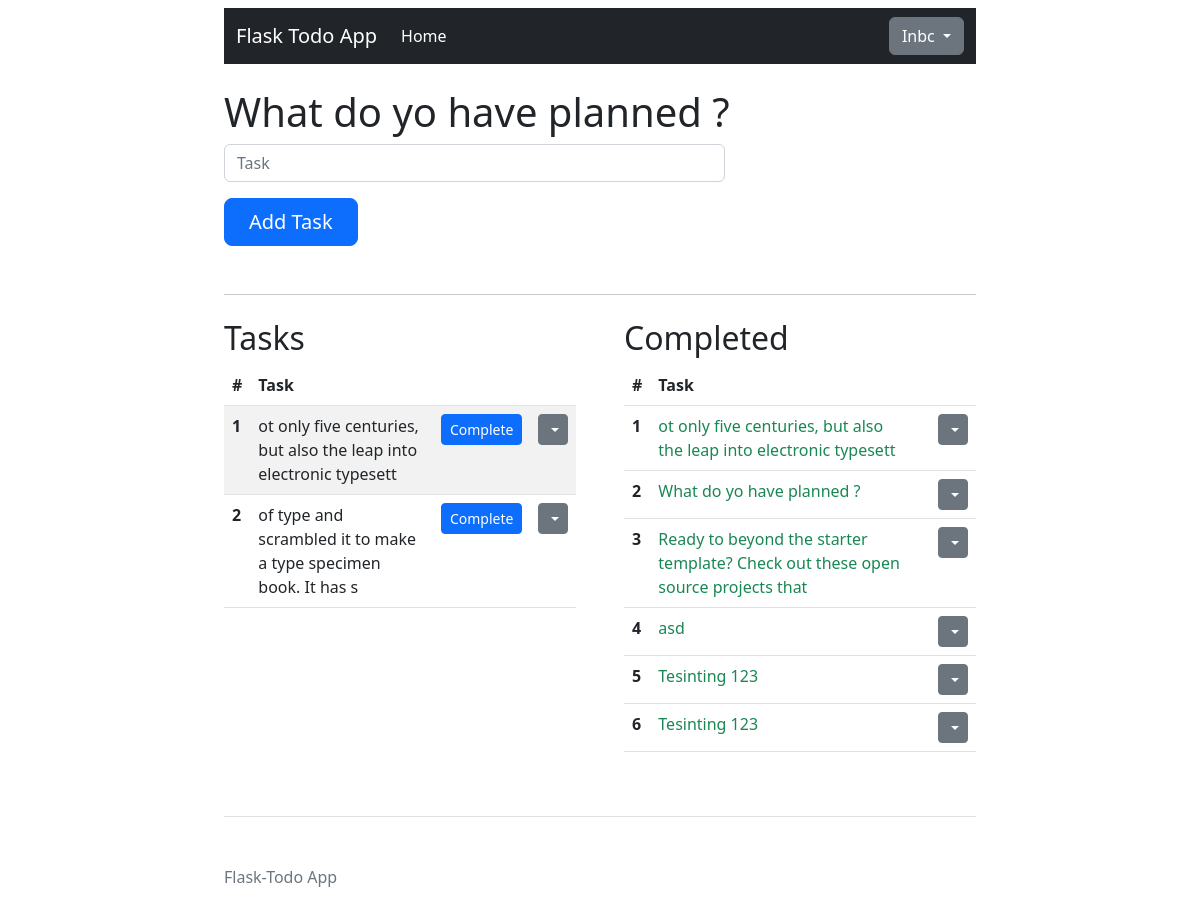
Screenshot of / (signed in) with the database file from the repository.
### TODO/models.py (models this page shows, shortened)
class User(db.Model, UserMixin):
    __tablename__ = 'user'
    id = db.Column(db.Integer, primary_key=True)
    username = db.Column(db.String(80))
    password_hash = db.Column(db.String(200))
    todos = db.relationship('Todo', backref='user')

class Todo(db.Model):
    __tablename_ ='todo'
    id = db.Column(db.Integer, primary_key=True)
    title = db.Column(db.String(80))
    date = db.Column(db.DateTime(), default=datetime.now)
    complete = db.Column(db.Boolean, default=False)
    user_id = db.Column(db.Integer, db.ForeignKey('user.id'))

### TODO/routes.py (the view, shortened to what this page needs)
@app.route('/', methods=['GET','POST'])
@login_required
def index():
    form = TodoForm()
    todos = Todo.query.order_by(Todo.id.desc()).all()
    return render_template('index.html', form=form, todos=todos)

### TODO/forms.py
class TodoForm(FlaskForm):
	title = StringField(validators=[DataRequired()])
	submit = SubmitField('Add Task')

### TODO/models.py (called while the page is built)
@login_manager.user_loader
def load_user(user_id):
    return User.query.get(user_id)

### TODO/templates/index.html (shortened to what this page needs)
{% extends '__base.html' %}
{% block content %}
    <h1>What do yo have planned ?</h1>
    <form class="fs-5 col-md-8" action="" method="post">
      <div class="form-group">
        {{ form.title(class='form-control', placeholder='Task ') }}
      </div>
    <div class="mb-5 my-3">
      {{ form.submit(class='btn btn-primary btn-lg px-4') }}
    </div>
    </form>
    <hr class="my-4">
    <div class="row g-5">
      <div class="col-md-6">
        <h2>Tasks</h2>
        <table class="table table-hover table-striped">
          <thead>
            <tr>
              <th scope="col">#</th>
              <th scope="col">Task</th>
              <th scope="col"></th>
              <th scope="col"></th>
            </tr>
          </thead>
          <tbody>
            {% set count = namespace(value=1) %}
            {% for todo in todos %}
            {% if not todo.complete %}
            <tr>
                <th scope="row">{{ count.value }}</th>
              {% set count.value = count.value + 1 %}
              <td>{{todo.title}}</td>
              <td>
                <a href="{{ url_for('complete_todo', todo_id=todo.id, complete='true') }}" class="btn btn-primary btn-sm">Complete</a>
              </td>
              <td>
                <div class="dropdown">
                <button class="btn btn-secondary btn-sm dropdown-toggle" type="button" id="dropdownMenuButton1" data-bs-toggle="dropdown"
                  aria-expanded="false">
                </button>
              </div>
            </td>
            </tr>
            {% endif %}
            {% endfor %}
          </tbody>
        </table>
      </div>
      <div class="col-md-6">
        <h2>Completed</h2>
        <table class="table table-hover">
          <thead>
            <tr>
              <th scope="col">#</th>
              <th scope="col">Task</th>
              <th scope="col"></th>
              <th scope="col"></th>
            </tr>
          </thead>
          <tbody>
            {% set count = namespace(value=1) %}
            {% for todo in todos %}
            {% if todo.complete %}
            <tr>
              <th scope="row">{{ count.value }}</th>
              {% set count.value = count.value + 1 %}
              <td class="text-success">{{todo.title}}</td>
              <td>
              </td>
              <td>
                <div class="dropdown">
                  <button class="btn btn-secondary btn-sm dropdown-toggle" type="button" id="dropdownMenuButton1"
                    data-bs-toggle="dropdown" aria-expanded="false">
                  </button>
                </div>
              </td>
            </tr>
            {% endif %}
            {% endfor %}
          </tbody>
        </table>
      </div>
    </div>
    {% endblock %}

### TODO/templates/__base.html (shortened to what this page needs)
<!doctype html>
<html lang="en">
<head>
    <link href="https://cdn.jsdelivr.net/npm/bootstrap@5.2.3/dist/css/bootstrap.min.css" rel="stylesheet"
>
    <link href="{{ url_for('static', filename='css/index.css') }}" rel="stylesheet">
</head>
<body>
    <div class="col-lg-8 mx-auto p-4 py-md-2">
        <nav class="navbar navbar-expand-lg navbar-dark bg-dark">
            <div class="container-fluid">
                <a class="navbar-brand" href="{{ url_for('index') }}">Flask Todo App</a>
                <div class="collapse navbar-collapse" id="navbarScroll">
                    <ul class="navbar-nav me-auto my-2 my-lg-0 navbar-nav-scroll" style="--bs-scroll-height: 100px;">
                        <li class="nav-item">
                            <a class="nav-link active" aria-current="page" href="{{ url_for('index') }}">Home</a>
                        </li>
                    </ul>
                    <div class="d-flex">
                        <div class="dropdown">
                            <button class="btn btn-secondary dropdown-toggle" type="button" id="dropdownMenuButton1" data-bs-toggle="dropdown"
                                aria-expanded="false">
                                {{current_user.username | capitalize}}
                            </button>
                        </div>
                    </div>
                </div>
            </div>
        </nav>
        <br>
        <main>
            {% block content %}
            {% endblock %}
        </main>
        <footer class="pt-5 my-5 text-muted border-top">
            Flask-Todo App
        </footer>
    </div>
</body>
</html>

### rows the page displays
User: username "Inbc"
Todo: value "1", title "ot only five centuries, but also the leap into electronic typesett"
Todo: value "2", title "of type and scrambled it to make a type specimen book. It has s"
Todo: value "1", title "ot only five centuries, but also the leap into electronic typesett"
Todo: value "2", title "What do yo have planned ?"
Todo: value "3", title "Ready to beyond the starter template? Check out these open source projects that"
Todo: value "4", title "asd"
Todo: value "5", title "Tesinting 123"
Todo: value "6", title "Tesinting 123"
